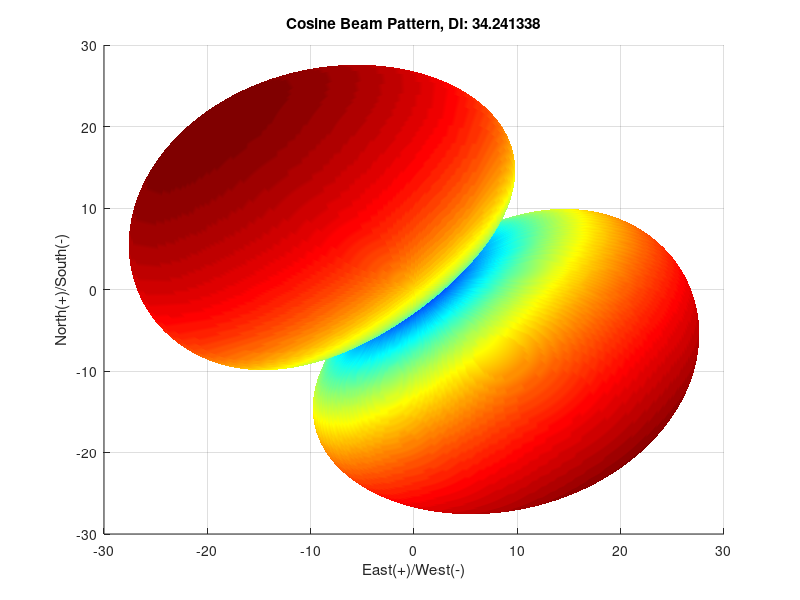

The MATLAB script that drew this image: (Note: this script raises an error after producing the figure.)
close all ; clear all ;
inc = 1 ;
theta = (-90:inc:90)*pi/180.0 ;
theta = theta + pi/2 ;
phi = (0:inc:360)*pi/180.0 ;
t = -pi:pi/36:pi ;
dt = theta(2) - theta(1) ;
dp = phi(2) - phi(1) ;
pitch = (90+21)*pi/180 ;
heading = (90+57)*pi/180 ;

[theta_grid, phi_grid] = meshgrid(theta,phi) ;

%% Cosine Beam Pattern
pitch = 21 ; 
heading = 57 ;
roll = 33 ;
% pitch = 45 ; 
% yaw = 45 ;
% roll = 0 ;
r_ = roll * pi/180 ;
p_ = pitch * pi/180 ;
y_ = heading * pi/180 ;
Rx = [ 1 0 0;
       0 cos(p_) sin(p_);
       0 -sin(p_) cos(p_) ] ;
Ry = [ cos(r_) 0 sin(r_);
       0 1 0;
       -sin(r_) 0 cos(r_) ] ;
Rz = [ cos(y_) sin(y_) 0;
       -sin(y_) cos(y_) 0;
       0 0 1 ] ;
R = Rz * Ry * Rx ;
cart_vec = R*[0,1,0]' ;
vec(1) = sqrt( cart_vec(1)*cart_vec(1) + cart_vec(2)*cart_vec(2) + cart_vec(3)*cart_vec(3) ) ;
vec(2) = acos( cart_vec(3) / vec(1) ) ;
vec(3) = atan2( cart_vec(2), cart_vec(1) ) ;
pitch = vec(2) ;
heading = vec(3) ;
sint = sin( (theta_grid - pitch) / 2 ) ;
sinp = sin( (phi_grid + heading) / 2 ) ;
level = 1 - 2 * ( sint.*sint ...
    + sin(theta_grid) .* sin(pitch) .* sinp .* sinp ) ;
% level = sin(phi_grid+yaw) .* sin(theta_grid) ;
DI_cosine = abs(level.*level) .* cos(theta_grid) * dt * dp ;
DI_cosine = sum(sum(DI_cosine)) ;
DI_cosine = 10.0*log10( (4*pi) / DI_cosine ) ;
level = 30 + 20*log10(abs(level)) ;
m = find( level < 0 ) ;
level(m) = 0 ;

x = level .* sin(theta_grid) .* cos(phi_grid) ;
y = level .* sin(theta_grid) .* sin(phi_grid) ;
z = level .* cos(theta_grid) ;

figure ;
surf( x, y, z, level, 'edgecolor', 'none', 'facecolor', 'interp' ) ;
colormap(jet) ;
view([0 90]) ;
set(gca,'Xlim',[-30 30]) ;
set(gca,'Ylim',[-30 30]) ;
set(gca,'Zlim',[-30 30]) ;
xlabel('East(+)/West(-)') ;
ylabel('North(+)/South(-)') ;
zlabel('Up') ;
grid on ;
title(sprintf('Cosine Beam Pattern, DI: %f', DI_cosine)) ;
data = xlsread('beam_pattern_cosine.csv');
db = 20.0 * log10( abs(data) ) ;
db = db + 30 ;
m = find( db < 0 ) ;
db(m) = 0 ;

theta = (0:180)*pi/180 ;    % D/E angles where to evaluate
phi = (-180:180)*pi/180 ;   % AZ angles where to evaluate
[theta_grid,phi_grid] = meshgrid(theta,phi) ;

xx = db .* cos(phi_grid) .* sin(theta_grid) ;
yy = db .* sin(phi_grid) .* sin(theta_grid) ;
zz = db .* cos(theta_grid) ;
figure ;
surf( xx, yy, zz, db, 'EdgeColor','none','FaceColor','interp') ;
colormap(jet) ;
view([0 90]) ;
set(gca,'Xlim',[-30 30]) ;
set(gca,'Ylim',[-30 30]) ;
set(gca,'Zlim',[-30 30]) ;
xlabel('East(+)/West(-)') ;
ylabel('North(+)/South(-)') ;
zlabel('Up') ;
title('Cosine C++ Implementation') ;

%% Sine Beam Pattern
pitch = 62 ; 
heading = 31 ;
roll = 57 ;
% pitch = 45 ; 
% yaw = 15 ;
% roll = 0 ;
r_ = roll * pi/180 ;
p_ = pitch * pi/180 ;
y_ = heading * pi/180 ;
Rx = [ 1 0 0;
       0 cos(p_) sin(p_);
       0 -sin(p_) cos(p_) ] ;
Ry = [ cos(r_) 0 sin(r_);
       0 1 0;
       -sin(r_) 0 cos(r_) ] ;
Rz = [ cos(y_) sin(y_) 0;
       -sin(y_) cos(y_) 0;
       0 0 1 ] ;
R = Rz * Ry * Rx ;
cart_vec = R*[1,0,0]' ;
vec(1) = sqrt( cart_vec(1)*cart_vec(1) + cart_vec(2)*cart_vec(2) + cart_vec(3)*cart_vec(3) ) ;
vec(2) = acos( cart_vec(3) / vec(1) ) ;
vec(3) = atan2( cart_vec(2), cart_vec(1) ) ;
pitch = vec(2) ;
heading = vec(3) ;
sint = sin( (theta_grid - pitch) / 2 ) ;
sinp = sin( (phi_grid + heading) / 2 ) ;
level = 1 - 2 * ( sint.*sint ...
    + sin(theta_grid) .* sin(pitch) .* sinp .* sinp ) ;
% level = cos(phi_grid+yaw) .* sin(theta_grid) ;
DI_sine = abs(level) .* cos(theta_grid) * dt * dp ;
DI_sine = sum(sum(DI_sine)) ;
DI_sine = 10.0*log10( (4*pi) / DI_sine ) ;
t = sprintf('DI sine: %f', DI_sine) ;
disp(t) ;
level = 30 + 20*log10(abs(level)) ;
m = find( level < 0 ) ;
level(m) = 0 ;

x = level .* sin(theta_grid) .* cos(phi_grid) ;
y = level .* sin(theta_grid) .* sin(phi_grid) ;
z = level .* cos(theta_grid) ;

figure ;
surf( x, y, z, level, 'edgecolor', 'none', 'facecolor', 'interp' ) ;
colormap(jet) ;
% view([40 20]) ;
view(0,90) ;
set(gca,'Xlim',[-30 30]) ;
set(gca,'Ylim',[-30 30]) ;
set(gca,'Zlim',[-30 30]) ;
xlabel('x') ;
ylabel('y') ;
zlabel('z') ;
grid on ;
title(sprintf('Sine Beam Pattern, DI: %f', DI_sine)) ;

data = xlsread('beam_pattern_sine.csv');
db = 20.0 * log10( abs(data) ) ;
db = db + 30 ;
m = find( db < 0 ) ;
db(m) = 0 ;

theta = (0:180)*pi/180 ;    % D/E angles where to evaluate
phi = (-180:180)*pi/180 ;   % AZ angles where to evaluate
[theta_grid,phi_grid] = meshgrid(theta,phi) ;

xx = db .* cos(phi_grid) .* sin(theta_grid) ;
yy = db .* sin(phi_grid) .* sin(theta_grid) ;
zz = db .* cos(theta_grid) ;
figure ;
surf( xx, yy, zz, db, 'EdgeColor','none','FaceColor','interp') ;
colormap(jet) ;
view([0 90]) ;
set(gca,'Xlim',[-30 30]) ;
set(gca,'Ylim',[-30 30]) ;
set(gca,'Zlim',[-30 30]) ;
xlabel('x') ;
ylabel('y') ;
zlabel('z') ;
title('Sine C++ Implementation') ;

